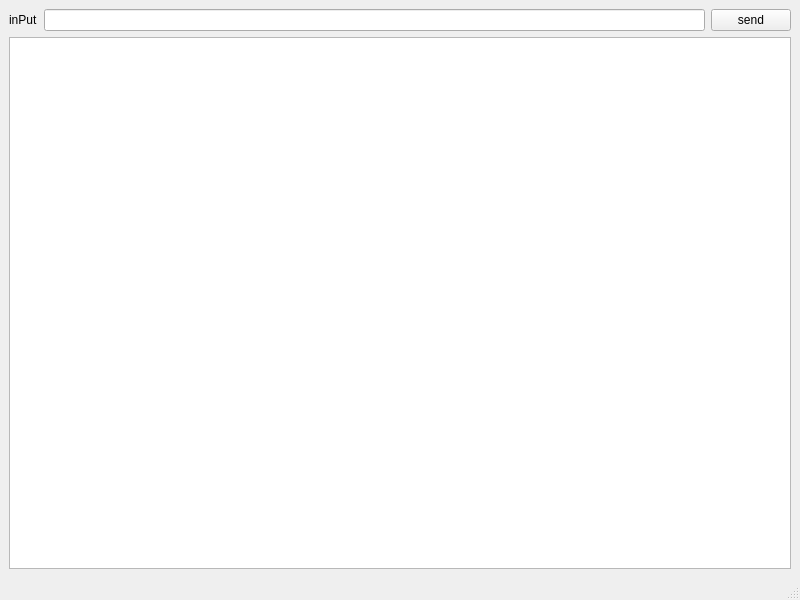
<?xml version="1.0" encoding="UTF-8"?>
<ui version="4.0">
 <class>MainWindow</class>
 <widget class="QMainWindow" name="MainWindow">
  <property name="geometry">
   <rect>
    <x>0</x>
    <y>0</y>
    <width>800</width>
    <height>600</height>
   </rect>
  </property>
  <property name="windowTitle">
   <string>MainWindow</string>
  </property>
  <widget class="QWidget" name="centralwidget">
   <layout class="QGridLayout" name="gridLayout_2">
    <item row="0" column="0">
     <layout class="QGridLayout" name="gridLayout">
      <item row="0" column="1">
       <layout class="QVBoxLayout" name="verticalLayout">
        <item>
         <widget class="QLineEdit" name="lineEdit_input"/>
        </item>
       </layout>
      </item>
      <item row="0" column="2">
       <widget class="QPushButton" name="pushButton_send">
        <property name="text">
         <string>send</string>
        </property>
       </widget>
      </item>
      <item row="0" column="0">
       <widget class="QLabel" name="label">
        <property name="text">
         <string>inPut</string>
        </property>
       </widget>
      </item>
     </layout>
    </item>
    <item row="1" column="0">
     <widget class="QTextEdit" name="textEdit_input"/>
    </item>
   </layout>
  </widget>
  <widget class="QMenuBar" name="menubar">
   <property name="geometry">
    <rect>
     <x>0</x>
     <y>0</y>
     <width>800</width>
     <height>28</height>
    </rect>
   </property>
  </widget>
  <widget class="QStatusBar" name="statusbar"/>
 </widget>
 <resources/>
 <connections/>
</ui>
